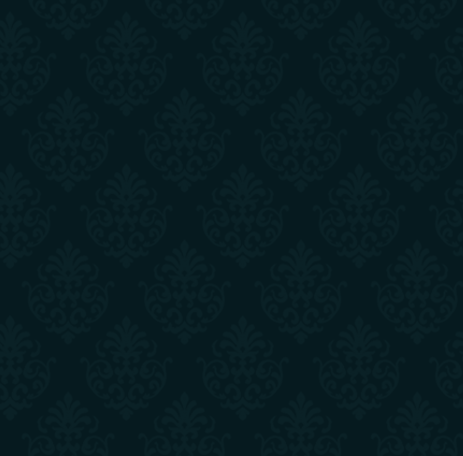
#> input picture TileFlower.png, 463 x 456 px
$ jupyter execute moc_tileset.ipynb
#> lines starting #> are read from the running program, lines starting #| are printed output that depends on the picture
[cell 1]
from PIL import Image

[cell 2]
image = Image.open('TileFlower.png')
#> image is the input picture: PIL image 463x456 RGBA; mean R, G, B, A 7.3, 28.2, 33.2, 255

[cell 3]
tag = "TEST"
color_1 = (110, 10, 10, 255) # background color
color_2 = (5, 50, 5, 255) # flower color
save_name = tag + '_TileFlower.png'

[cell 4]
new_tileset = Image.new("RGBA", image.size)
#> new_tileset: PIL image 463x456 RGBA; every value is 0

[cell 5]
# [4 lines of commented-out code are left out]

[cell 6]
for x in range(image.width):
    for y in range(image.height):
        r, g, b, a = image.getpixel((x, y))
        if (r, g, b, a) == (6, 26, 31, 255):
            new_tileset.putpixel((x, y), color_1)
        else:
            new_tileset.putpixel((x, y), color_2)
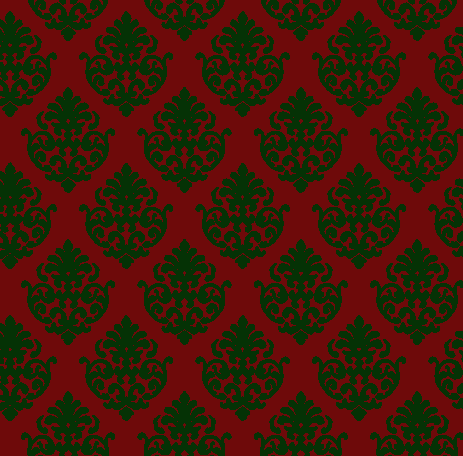
#> new_tileset: PIL image 463x456 RGBA; mean R, G, B, A 61.8, 28.4, 7.7, 255
